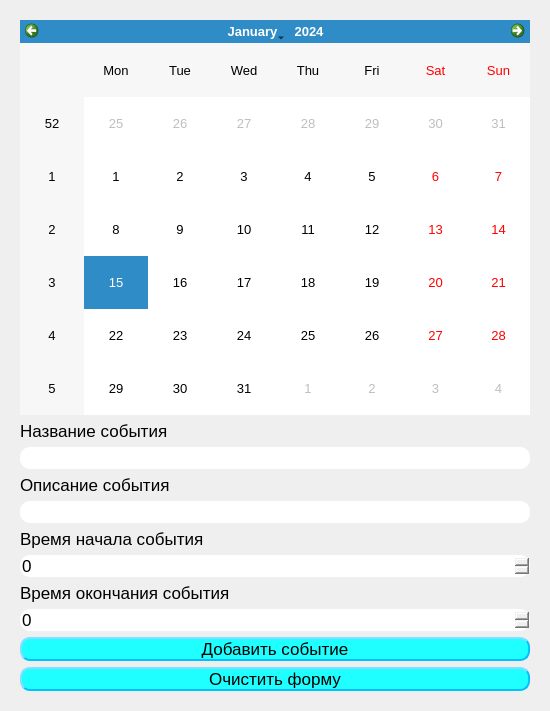
<?xml version="1.0" encoding="UTF-8"?>
<ui version="4.0">
 <class>mainWindow</class>
 <widget class="QMainWindow" name="mainWindow">
  <property name="geometry">
   <rect>
    <x>0</x>
    <y>0</y>
    <width>550</width>
    <height>711</height>
   </rect>
  </property>
  <property name="font">
   <font>
    <family>Yu Gothic UI</family>
    <pointsize>10</pointsize>
   </font>
  </property>
  <property name="windowTitle">
   <string>Добавление события</string>
  </property>
  <widget class="QWidget" name="centralwidget">
   <property name="font">
    <font>
     <pointsize>10</pointsize>
    </font>
   </property>
   <layout class="QGridLayout" name="gridLayout">
    <property name="leftMargin">
     <number>20</number>
    </property>
    <property name="topMargin">
     <number>20</number>
    </property>
    <property name="rightMargin">
     <number>20</number>
    </property>
    <property name="bottomMargin">
     <number>20</number>
    </property>
    <item row="0" column="0">
     <widget class="QCalendarWidget" name="calendar">
      <property name="font">
       <font>
        <family>Yu Gothic UI</family>
        <pointsize>10</pointsize>
       </font>
      </property>
      <property name="styleSheet">
       <string notr="true"/>
      </property>
     </widget>
    </item>
    <item row="1" column="0">
     <widget class="QLabel" name="title_label">
      <property name="font">
       <font>
        <pointsize>13</pointsize>
       </font>
      </property>
      <property name="text">
       <string>Название события</string>
      </property>
     </widget>
    </item>
    <item row="2" column="0">
     <widget class="QLineEdit" name="input_event_title">
      <property name="font">
       <font>
        <pointsize>13</pointsize>
       </font>
      </property>
      <property name="styleSheet">
       <string notr="true">border-radius: 10px;</string>
      </property>
     </widget>
    </item>
    <item row="3" column="0">
     <widget class="QLabel" name="label">
      <property name="font">
       <font>
        <pointsize>13</pointsize>
       </font>
      </property>
      <property name="text">
       <string>Описание события</string>
      </property>
     </widget>
    </item>
    <item row="4" column="0">
     <widget class="QLineEdit" name="input_describe_event">
      <property name="font">
       <font>
        <pointsize>13</pointsize>
       </font>
      </property>
      <property name="styleSheet">
       <string notr="true">    border-radius: 10px;</string>
      </property>
     </widget>
    </item>
    <item row="5" column="0">
     <widget class="QLabel" name="start_time_label">
      <property name="font">
       <font>
        <pointsize>13</pointsize>
       </font>
      </property>
      <property name="text">
       <string>Время начала события</string>
      </property>
     </widget>
    </item>
    <item row="6" column="0">
     <widget class="QTimeEdit" name="input_event_start_time">
      <property name="font">
       <font>
        <pointsize>13</pointsize>
       </font>
      </property>
      <property name="styleSheet">
       <string notr="true">    border-radius: 10px;</string>
      </property>
      <property name="displayFormat">
       <string>H</string>
      </property>
     </widget>
    </item>
    <item row="7" column="0">
     <widget class="QLabel" name="end_time_label">
      <property name="font">
       <font>
        <pointsize>13</pointsize>
       </font>
      </property>
      <property name="text">
       <string>Время окончания события</string>
      </property>
     </widget>
    </item>
    <item row="8" column="0">
     <widget class="QTimeEdit" name="input_event_end_time">
      <property name="font">
       <font>
        <pointsize>13</pointsize>
       </font>
      </property>
      <property name="styleSheet">
       <string notr="true">    border-radius: 10px;</string>
      </property>
      <property name="displayFormat">
       <string>H</string>
      </property>
     </widget>
    </item>
    <item row="9" column="0">
     <widget class="QPushButton" name="add_event_btn">
      <property name="font">
       <font>
        <pointsize>13</pointsize>
       </font>
      </property>
      <property name="cursor">
       <cursorShape>PointingHandCursor</cursorShape>
      </property>
      <property name="mouseTracking">
       <bool>true</bool>
      </property>
      <property name="styleSheet">
       <string notr="true">QPushButton {
	background: rgb(32, 255, 255);
    border-style: outset;
    border-width: 2px;
    border-radius: 10px;
    border-color: rgb(0, 192, 255);
}</string>
      </property>
      <property name="text">
       <string>Добавить событие</string>
      </property>
     </widget>
    </item>
    <item row="10" column="0">
     <widget class="QPushButton" name="clear_input_btn">
      <property name="font">
       <font>
        <pointsize>13</pointsize>
       </font>
      </property>
      <property name="cursor">
       <cursorShape>PointingHandCursor</cursorShape>
      </property>
      <property name="mouseTracking">
       <bool>true</bool>
      </property>
      <property name="styleSheet">
       <string notr="true">QPushButton {
	background: rgb(32, 255, 255);
    border-style: outset;
    border-width: 2px;
    border-radius: 10px;
    border-color: rgb(0, 192, 255);
}</string>
      </property>
      <property name="text">
       <string>Очистить форму</string>
      </property>
     </widget>
    </item>
   </layout>
  </widget>
 </widget>
 <resources/>
 <connections/>
</ui>
